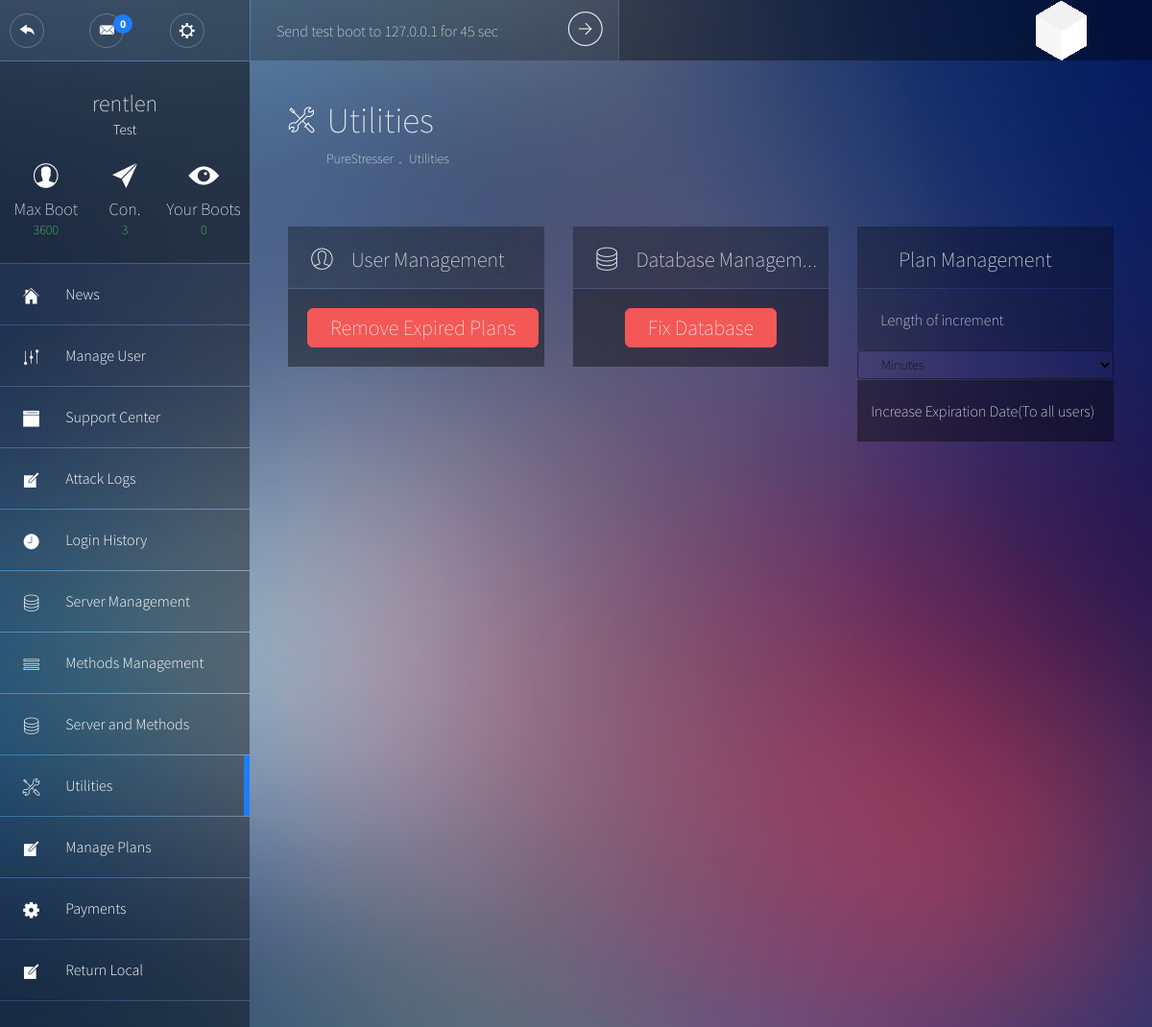
/admin/utilities.php (signed in), run on the app's committed database.
### tables this page shows
CREATE TABLE `users` (
  `ID` int(11) NOT NULL,
  `username` varchar(26) NOT NULL,
  `password` varchar(40) NOT NULL,
  `email` varchar(50) NOT NULL,
  `rank` int(11) NOT NULL DEFAULT '0',
  `membership` int(11) NOT NULL,
  `max_boots` tinyint(2) NOT NULL DEFAULT '0',
  `expire` int(11) NOT NULL,
  `status` int(11) NOT NULL,
  `test_boot` int(16) DEFAULT NULL
);

CREATE TABLE `plans` (
  `ID` int(11) NOT NULL,
  `name` varchar(50) NOT NULL,
  `description` text NOT NULL,
  `mbt` int(11) NOT NULL,
  `max_boots` tinyint(2) NOT NULL DEFAULT '1',
  `unit` varchar(10) NOT NULL,
  `length` int(11) NOT NULL,
  `price` float NOT NULL,
  `allowed_methods` text
);

### includes/init.php (called while the page is built, shortened)
<?php
require 'functions.php';
$stats = new stats;

### includes/functions.php (called while the page is built, shortened)
<?php
class stats
{
	function totalBootsForUser($odb, $user)
	{
		$SQL = $odb -> prepare("SELECT COUNT(*) FROM `logs` WHERE `user` = :user");
		$SQL -> execute(array(":user" => $user));
		return $SQL->fetchColumn(0);
	}
}

### admin/utilities.php (the view, shortened to what this page needs)
<?php
require_once '../includes/db.php';
require_once '../includes/init.php';
$currentPage = "admin_utilities";
$pageon = "Utilities";
$plansql = $odb -> prepare("SELECT `users`.*,`plans`.`name`, `plans`.`mbt`,`plans`.`max_boots` AS `pboots` FROM `users`, `plans` WHERE `plans`.`ID` = `users`.`membership` AND `users`.`ID` = :id LIMIT 1");
$plansql -> execute(array(":id" => $_SESSION['ID']));
$userInfo = $plansql -> fetch(PDO::FETCH_ASSOC);
?>
<!DOCTYPE html>
<html lang="en">
<head><meta http-equiv="Content-Type" content="text/html; charset=windows-1252">
	<link rel="stylesheet" type="text/css" href="../css/bootstrap.min.css">
	<link rel="stylesheet" type="text/css" href="../css/main.min.css">
</head>
<body>
	<header class="top-bar">
		<?php include "../includes/template/header.php"; ?>
	</header>
	<div class="wrapper">
		<aside class="sidebar">
			<?php include "../includes/template/sidebar.php"; ?>
		</aside>
		<section class="content">
			<header class="main-header">
				<div class="main-header__nav">
					<h1 class="main-header__title">
						<i class="pe-7s-tools"></i>
						<span> <?php echo $pageon ?></span>
					</h1>
					<ul class="main-header__breadcrumb">
						<li><a href="#" onclick="return false;"><?php include '../includes/name.php'; ?></a></li>
						<li><a href="#" onclick="return false;"><?php echo $pageon ?></a></li>
					</ul>
				</div>
			</header>
				<div class="row">
 <form action="" method="POST">
						<div class="col-md-4">
								<article class="widget">
									<header class="widget__header">
										<div class="widget__title" style="width:100%;">
											<i class="pe-7s-user"></i><h3>User Management</h3>
										</div>
									</header>
									<div class="widget__content filled pad20">
										<center>
											<button name="actionExpired" class="btn btn-lg red inverse">Remove Expired Plans</button>
										</center>
									</div>
								</article>
						</div>
						<div class="col-md-4">
								<article class="widget">
									<header class="widget__header">
										<div class="widget__title" style="width:100%;">
											<i class="pe-7s-server"></i><h3>Database Management</h3>
										</div>
									</header>
									<div class="widget__content filled pad20">
										<center>
											<button name="actionDBFix" class="btn btn-lg red inverse">Fix Database</button>
										</center>
									</div>
								</article>
						</div>
						<div class="col-md-4">
								<article class="widget">
									<header class="widget__header">
										<div class="widget__title" style="width:100%;">
											<i class="pe-7s-hammer"></i><h3>Plan Management</h3>
										</div>
									</header>
									<div class="widget__form">
										<input type="text" name="length" placeholder="Length of increment" />
										<select name="unit" class="btn btn-block gray dropdown-toggle" style='color:#000;'>
											<option value="Minutes">Minutes</option>
										</select>
										<button type="submit" name="updatePlan">Increase Expiration Date(To all users)</button>
									</div>
								</article>
						</div>
					</form>
					</div>
		</section>
	</div>
</body>
</html>

### includes/template/sidebar.php (shortened to what this page needs)
<?php
global $userInfo;
$currentPage = (isset($currentPage) ? $currentPage : "");
$adminPanel = (isset($currentPage) && substr($currentPage, 0, 6) === "admin_");
if ( $adminPanel === false )
{
?>
			<div class="user-info">
				<br /><br />
					<!--<figure class="rounded-image profile__img">
						<img class="media-object" src="img/profile.jpg" alt="user">
					</figure>
					--><h2 class="user-info__name"><?php echo htmlentities($_SESSION['username']); ?></h2>
					<h3 class="user-info__role"><?php echo ( isset($userInfo['name']) && !empty($userInfo['name']) ? $userInfo['name'] : "No Plan" ); ?></h3>
					<ul class="user-info__numbers">
						<li>
							<i class="pe-7f-user"></i>
							<p>Max Boot</p>
							<p><?php echo $userInfo['mbt']; ?></p>
						</li>
						<li>
							<i class="pe-7f-paper-plane"></i>
							<p>Con.</p>
							<p><?php echo ($userInfo['max_boots']+$userInfo['pboots']); ?></p>
						</li>
						<li>
							<i class="pe-7g-watch"></i>
							<p>Your Boots</p>
							<p><?php echo $stats -> totalBootsForUser($odb, $_SESSION['username']); ?></p>
						</li>
					</ul>
				</div>
				<ul class="main-nav">
					<li<?php echo ($currentPage === "dashboard" ? ' class="main-nav--active"' : ''); ?>>
						<a class="main-nav__link" href="index.php">
							<span class="main-nav__icon"><i class="pe-7f-home"></i></span>
							Dashboard
						</a>
					</li>
					<li<?php echo ($currentPage === "account" ? ' class="main-nav--active"' : ''); ?>>
						<a class="main-nav__link" href="profile.php">
							<span class="main-nav__icon"><i class="pe-7f-user"></i></span>
							Your Account
						</a>
					</li>
					<li<?php echo ($currentPage === "news" ? ' class="main-nav--active"' : ''); ?>>
						<a class="main-nav__link" href="news.php">
							<span class="main-nav__icon"><i class="pe-7s-news-paper"></i></span>
							Latest News
						</a>
					</li>
<?php
if ($user->hasMembership($odb)) {
?>
					<li<?php echo ($currentPage === "booter" ? ' class="main-nav--active"' : ''); ?>>
						<a class="main-nav__link" href="booter.php">
							<span class="main-nav__icon"><i class="pe-7f-edit"></i></span>
							Booter
						</a>
					</li>
					<li class="main-nav--collapsible<?php echo ($currentPage === "tools" ? ' main-nav--active' : ''); ?>">
						<a class="main-nav__link" href="#" onclick="return false;">
							<span class="main-nav__icon"><i class="pe-7f-tools"></i></span>
							Tools <span class="badge badge--line badge--blue">4</span>
						</a>
						<ul class="main-nav__submenu">
							<li><a href="resolver.php"><span>Resolvers</span></a></li>
							<li><a href="iplogger.php"><span>IP Logger</span></a></li>
							<li><a href="isitup.php"><span>Website Status Checker</span></a></li>
							<li><a href="portscan.php"><span>Port Scan</span></a></li>
						</ul>
					</li>
<?php } ?>
					<li<?php echo ($currentPage === "<?php echo URL; ?>support" ? ' class="main-nav--active"' : ''); ?>>
						<a class="main-nav__link" href="support.php">
							<span class="main-nav__icon"><i class="pe-7f-browser"></i></span>
							Support Center
						</a>
					</li>
					<li<?php echo ($currentPage === "purchase" ? ' class="main-nav--active"' : ''); ?>>
						<a class="main-nav__link" href="purchase.php">
							<span class="main-nav__icon"><i class="pe-7f-note"></i></span>
							Purchase
						</a>
					</li>
					<?PHP	if ($user -> isAdmin($odb))	{
						?>
						<li>
						<a class="main-nav__link" href="admin/index.php">
							<span class="main-nav__icon"><i class="pe-7f-note"></i></span>
							Administrator
						</a>
					</li>
                        <?php
						}
						?>
				</ul>
<?php
}
else
{
?>
			<div class="user-info"><br /><br />
					<h2 class="user-info__name"><?php echo htmlentities($_SESSION['username']); ?></h2>
					<h3 class="user-info__role"><?php echo ( isset($userInfo['name']) && !empty($userInfo['name']) ? $userInfo['name'] : "No Plan" ); ?></h3>
					<ul class="user-info__numbers">
						<li>
							<i class="pe-7f-user"></i>
							<p>Max Boot</p>
							<p><?php echo $userInfo['mbt']; ?></p>
						</li>
						<li>
							<i class="pe-7f-paper-plane"></i>
							<p>Con.</p>
							<p><?php echo ($userInfo['max_boots']+$userInfo['pboots']); ?></p>
						</li>
						<li>
							<i class="pe-7g-watch"></i>
							<p>Your Boots</p>
							<p><?php echo $stats -> totalBootsForUser($odb, $_SESSION['username']); ?></p>
						</li>
					</ul>
				</div>
				<ul class="main-nav">
					<li<?php echo ($currentPage === "admin_index" ? ' class="main-nav--active"' : ''); ?>>
						<a class="main-nav__link" href="index.php">
							<span class="main-nav__icon"><i class="pe-7f-home"></i></span>
							News
						</a>
					</li>
					<li<?php echo ($currentPage === "admin_user" ? ' class="main-nav--active"' : ''); ?>>
						<a class="main-nav__link" href="edituser.php">
							<span class="main-nav__icon"><i class="pe-7f-edit"></i></span>
							Manage User
						</a>
					</li>
					<li<?php echo ($currentPage === "admin_support" ? ' class="main-nav--active"' : ''); ?>>
						<a class="main-nav__link" href="support.php">
							<span class="main-nav__icon"><i class="pe-7f-browser"></i></span>
							Support Center
						</a>
					</li>
					<li<?php echo ($currentPage === "admin_attacks" ? ' class="main-nav--active"' : ''); ?>>
						<a class="main-nav__link" href="attacklogs.php">
							<span class="main-nav__icon"><i class="pe-7f-note"></i></span>
							Attack Logs
						</a>
					</li>
					<li<?php echo ($currentPage === "admin_logins" ? ' class="main-nav--active"' : ''); ?>>
						<a class="main-nav__link" href="logins.php">
							<span class="main-nav__icon"><i class="pe-7f-clock"></i></span>
							Login History
						</a>
					</li>
					<li<?php echo ($currentPage === "admin_servers" ? ' class="main-nav--active"' : ''); ?>>
						<a class="main-nav__link" href="servers.php">
							<span class="main-nav__icon"><i class="pe-7s-server"></i></span>
							Server Management
						</a>
					</li>
					<li<?php echo ($currentPage === "admin_methods" ? ' class="main-nav--active"' : ''); ?>>
						<a class="main-nav__link" href="methods.php">
							<span class="main-nav__icon"><i class="pe-7s-menu"></i></span>
							Methods Management
						</a>
					</li>
					<li<?php echo ($currentPage === "admin_sm" ? ' class="main-nav--active"' : ''); ?>>
						<a class="main-nav__link" href="status.php">
							<span class="main-nav__icon"><i class="pe-7s-server"></i></span>
							Server and Methods
						</a>
					</li>
					<li<?php echo ($currentPage === "admin_utilities" ? ' class="main-nav--active"' : ''); ?>>
						<a class="main-nav__link" href="utilities.php">
							<span class="main-nav__icon"><i class="pe-7s-tools"></i></span>
							Utilities
						</a>
					</li>
						<li<?php echo ($currentPage === "admin_plans" ? ' class="main-nav--active"' : ''); ?>>
						<a class="main-nav__link" href="plans.php">
							<span class="main-nav__icon"><i class="pe-7f-note"></i></span>
							Manage Plans
						</a>
						</li>
						<li<?php echo ($currentPage === "admin_payments" ? ' class="main-nav--active"' : ''); ?>>
						<a class="main-nav__link" href="payments.php">
							<span class="main-nav__icon"><i class="pe-7f-config"></i></span>
							Payments
						</a>
						</li>
						<li>
						<a class="main-nav__link" href="../index.php">
							<span class="main-nav__icon"><i class="pe-7f-note"></i></span>
							Return Local
						</a>
					</li>
				</ul>
				<div style="height:250px;"></div>
<?php
}

### data on the page
users: plans.name "Test", plans.mbt "3600", plans.max_boots "3"

### other printed values
getUsersOpenedTickets() "0"
$_SESSION['username'] "rentlen"
$stats -> totalBootsForUser($odb, $_SESSION['username']) "0"
$pageon "Utilities"
